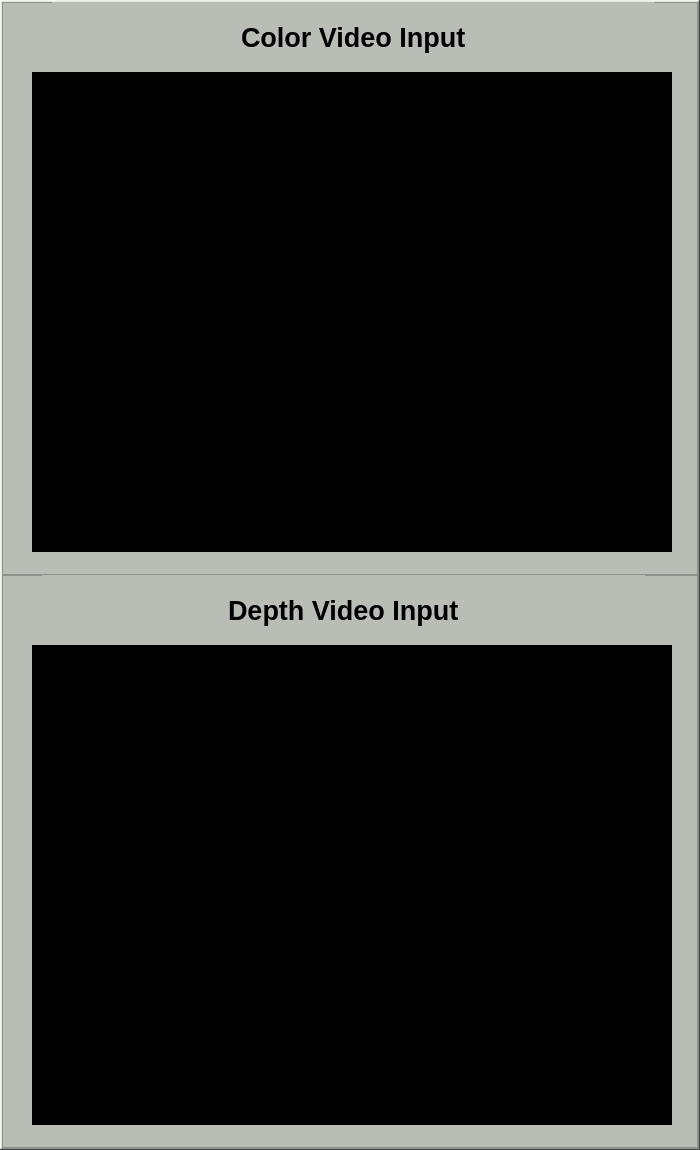
        <widget class="QFrame" name="VideoPanel">
         <property name="minimumSize">
          <size>
           <width>700</width>
           <height>1150</height>
          </size>
         </property>
         <property name="maximumSize">
          <size>
           <width>700</width>
           <height>1150</height>
          </size>
         </property>
         <property name="styleSheet">
          <string notr="true">background-color: rgb(211, 215, 207);</string>
         </property>
         <property name="frameShape">
          <enum>QFrame::WinPanel</enum>
         </property>
         <property name="frameShadow">
          <enum>QFrame::Raised</enum>
         </property>
         <layout class="QVBoxLayout" name="verticalLayout_2">
          <property name="spacing">
           <number>0</number>
          </property>
          <property name="leftMargin">
           <number>0</number>
          </property>
          <property name="topMargin">
           <number>0</number>
          </property>
          <property name="rightMargin">
           <number>0</number>
          </property>
          <property name="bottomMargin">
           <number>0</number>
          </property>
          <item>
           <widget class="QFrame" name="ColorVideoFrame">
            <property name="styleSheet">
             <string notr="true">background-color: rgb(186, 189, 182);</string>
            </property>
            <property name="frameShape">
             <enum>QFrame::StyledPanel</enum>
            </property>
            <property name="frameShadow">
             <enum>QFrame::Raised</enum>
            </property>
            <widget class="QLabel" name="ColorVideo">
             <property name="geometry">
              <rect>
               <x>30</x>
               <y>70</y>
               <width>640</width>
               <height>480</height>
              </rect>
             </property>
             <property name="minimumSize">
              <size>
               <width>640</width>
               <height>480</height>
              </size>
             </property>
             <property name="maximumSize">
              <size>
               <width>640</width>
               <height>480</height>
              </size>
             </property>
             <property name="styleSheet">
              <string notr="true">
background-color: rgb(0, 0, 0);</string>
             </property>
             <property name="text">
              <string>ColorVideo</string>
             </property>
            </widget>
            <widget class="QFrame" name="ColorTitleFrame">
             <property name="geometry">
              <rect>
               <x>50</x>
               <y>0</y>
               <width>603</width>
               <height>70</height>
              </rect>
             </property>
             <property name="maximumSize">
              <size>
               <width>16777215</width>
               <height>70</height>
              </size>
             </property>
             <property name="frameShape">
              <enum>QFrame::NoFrame</enum>
             </property>
             <property name="frameShadow">
              <enum>QFrame::Raised</enum>
             </property>
             <layout class="QVBoxLayout" name="verticalLayout_6">
              <item alignment="Qt::AlignHCenter">
               <widget class="QLabel" name="CVideoLabel">
                <property name="font">
                 <font>
                  <pointsize>20</pointsize>
                  <weight>75</weight>
                  <bold>true</bold>
                 </font>
                </property>
                <property name="text">
                 <string>Color Video Input</string>
                </property>
               </widget>
              </item>
             </layout>
            </widget>
           </widget>
          </item>
          <item>
           <widget class="QFrame" name="DepthVideoFrame">
            <property name="styleSheet">
             <string notr="true">background-color: rgb(186, 189, 182);</string>
            </property>
            <property name="frameShape">
             <enum>QFrame::StyledPanel</enum>
            </property>
            <property name="frameShadow">
             <enum>QFrame::Raised</enum>
            </property>
            <widget class="QLabel" name="DepthVideo">
             <property name="geometry">
              <rect>
               <x>30</x>
               <y>70</y>
               <width>640</width>
               <height>480</height>
              </rect>
             </property>
             <property name="minimumSize">
              <size>
               <width>640</width>
               <height>480</height>
              </size>
             </property>
             <property name="maximumSize">
              <size>
               <width>640</width>
               <height>480</height>
              </size>
             </property>
             <property name="styleSheet">
              <string notr="true">background-color: rgb(0,0,0);</string>
             </property>
             <property name="text">
              <string>DepthVideo</string>
             </property>
            </widget>
            <widget class="QFrame" name="DepthTitleFrame">
             <property name="geometry">
              <rect>
               <x>40</x>
               <y>0</y>
               <width>603</width>
               <height>70</height>
              </rect>
             </property>
             <property name="maximumSize">
              <size>
               <width>16777215</width>
               <height>70</height>
              </size>
             </property>
             <property name="frameShape">
              <enum>QFrame::NoFrame</enum>
             </property>
             <property name="frameShadow">
              <enum>QFrame::Raised</enum>
             </property>
             <layout class="QVBoxLayout" name="verticalLayout_7">
              <item alignment="Qt::AlignHCenter">
               <widget class="QLabel" name="DVideoLabel">
                <property name="font">
                 <font>
                  <pointsize>20</pointsize>
                  <weight>75</weight>
                  <bold>true</bold>
                 </font>
                </property>
                <property name="text">
                 <string>Depth Video Input</string>
                </property>
               </widget>
              </item>
             </layout>
            </widget>
           </widget>
          </item>
         </layout>
        </widget>
